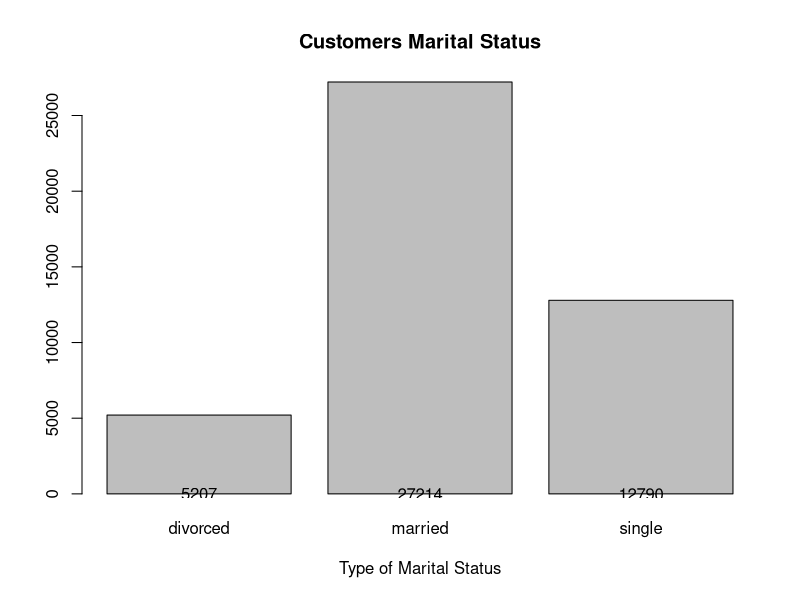
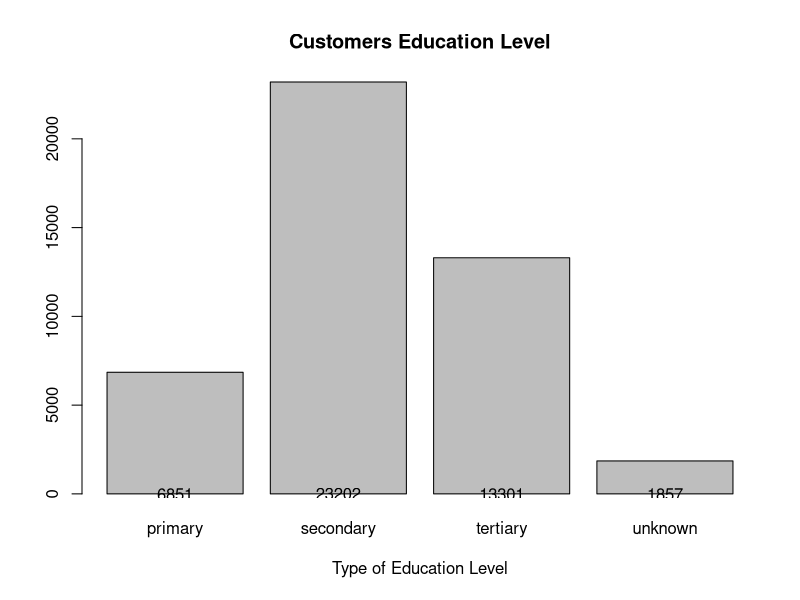
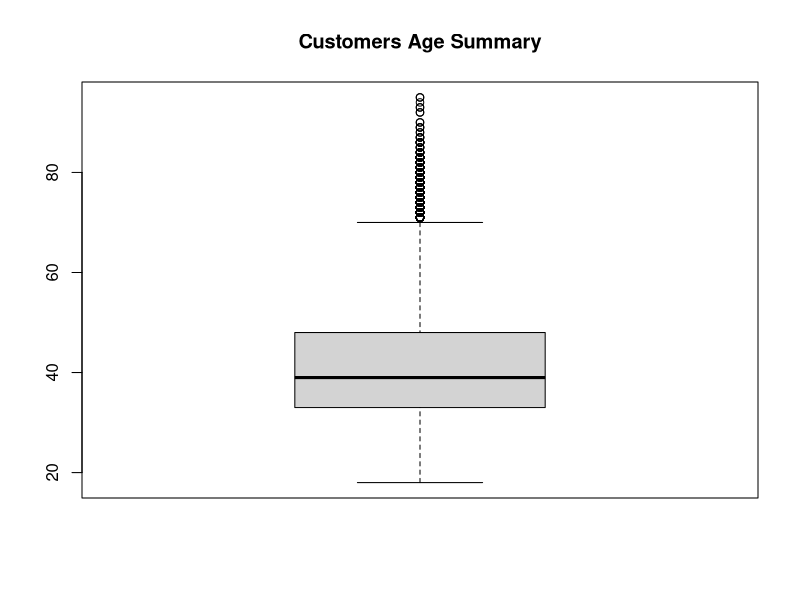
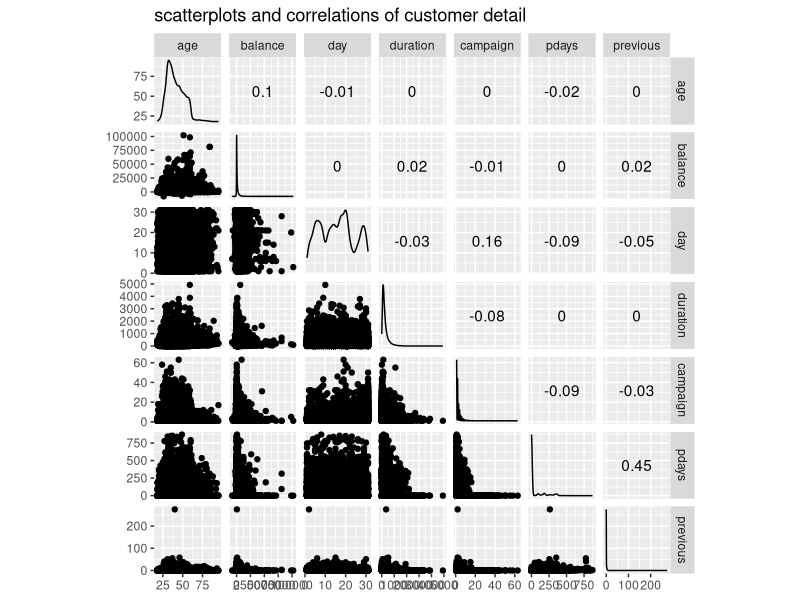
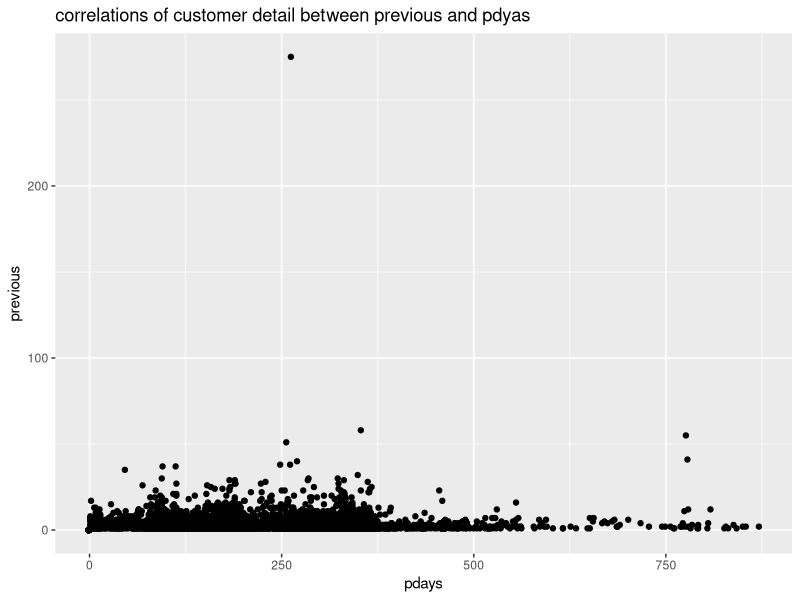

Here is the R script that generated these plots, in order:
#access directory
setwd("D:/George Mason University/Semester 2/Analytics Big Data to Information/Data Analytics Research Project/Dataset")
getwd()

#bank <- read.csv("bank.csv", sep=";", header=TRUE, stringsAsFactors=FALSE)
bank <- read.csv("bank_customer.csv", sep=",", header=TRUE, stringsAsFactors=FALSE)
head(bank)
names(bank)
dim(bank)
summary(bank)

#visualization
maritalCount <- table(bank$marital)
text(barplot(maritalCount, main="Customers Marital Status", xlab="Type of Marital Status"), 3, labels=maritalCount)
educationCount <- table(bank$education)
text(barplot(educationCount, main="Customers Education Level", xlab="Type of Education Level"), 4, labels=educationCount)
ageSum <- summary(bank$age)
boxplot(bank$age, main="Customers Age Summary")

# Use GGally::ggscatmat() to get a matrix of scatterplots and correlations
library(tidyverse)
library(GGally)
ggscatmat(select(bank, -y)) + labs(title = "scatterplots and correlations of customer detail")

# Use ggplot to plot pdays vs previous
ggplot(bank,aes(x=pdays ,y=previous)) + geom_point() + labs(title = "correlations of customer detail between previous and pdyas")

#------------------------------------------------------------------------------
# 2. Use all the data to both develop the model and determine classification
#    success
# Develop a logistic regression model for each customer positive or negative response.
glm.fit=glm(y~.,data=bank,family=binomial)
summary(glm.fit)

# coef() extracts the beta coefficients from the object created by lm()
coef(glm.fit)

# Can also subset the object created by summary().
# For each coefficient: row name, estimate, standard err, z-value, p-value:
summary(glm.fit)$coef

# Just the p-values:
summary(glm.fit)$coef[,4]

# Compute probabilites for all the cases used to develop the model
glm.probs=predict(glm.fit,type="response")
glm.probs[1:10]

# Need to detemine if computed probablities are for y="yes"
# or for y="no"
contrasts(as.factor(bank$y))

# Create a vector of predictions for response, initialized to "0" as no
glm.pred=rep(0, 45211)

# Change prediction to "yes" if model probability>0.5
glm.pred[glm.probs>.5] <- 1

# Display confusion matrix
table(glm.pred, bank$y)

# Compute proportion of predictions that are correct
# true positive : 3456
# false positive : 38940
# total row : 45211
(1833+38940)/45211

#------------------------------------------------------------------------------
# 3. redo the modelling by seperating the dataset into train and test dataset
#

#Divide the data in training and test sets
set.seed(1)
train = sample(1:nrow(bank),0.7*nrow(bank))
bankTest = bank$y[-train]

length(train)
length(bankTest)

#assigning train dataset 
bankDataTrain = bank[train, ]
head(bankDataTrain)
dim(bankDataTrain)

#assigning test dataset
bankDataTest = bank[-train, ]
head(bankDataTest)
dim(bankDataTest)

#The training set has 31647 observations and test set has 13564 observations.
# Develop the lostistic regression model with train dataset
glm.fit=glm(y~., data=bankDataTrain, family=binomial)
summary(glm.fit)

# Use the model to compute response probabilities for bankDataTest
glm.probs=predict(glm.fit, bankDataTest, type="response")

# Initalize bankDataTest prediction to "0" which means no
glm.pred=rep(0, 13564)

# Change prediction to "1" which means "yes" if probabability > 0.5
glm.pred[glm.probs>.5]=1

# Display confusion matrix
table(glm.pred, bankDataTest$y)

# Calculate proportion of correct and incorrect predictions 
# true positive : 540
# false positive : 11692
# false negative : 297
# true negative : 1035

#proportion of correct prediction
(540 + 11692)/13564
mean(glm.pred==bankDataTest$y)

#proportion of incorrect prediction
(297 + 1035)/13564
mean(glm.pred!=bankDataTest$y)